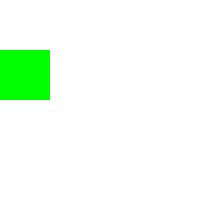
Frame 1 (no input)
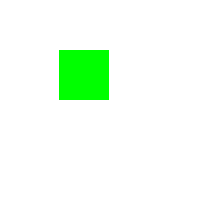
Frame 60 (the mouse pressed at the canvas centre just before this capture)
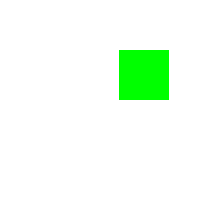
Frame 120 (the mouse held since frame 60 and released just before this capture)

The Processing sketch that drew these frames (run headless with seeded random() and noise(); from frame 60 on, the mouse is pressed at the canvas centre):

// Processing sketch: Lab1_Q2
// ── Lab1_Q2.pde
int i;                     // declare variable
void setup() {             // setup for background containing square
  size(200, 200);          // command to build background window
  noStroke();              // for figure drawn no stroke around it
  //fill(255, 0, 0);         // RGB code to colour inside of figure
  i=0;                     // where to start off variables
}

void draw() {             // command to build
  background(255);         // colour of background
  fill(0, 255, 0);
  rect(i, 50, 50, 50);      // figure built @ (x1, y1, width, height)
  if (i++>=149) i=0;        // when to wrap around
}
